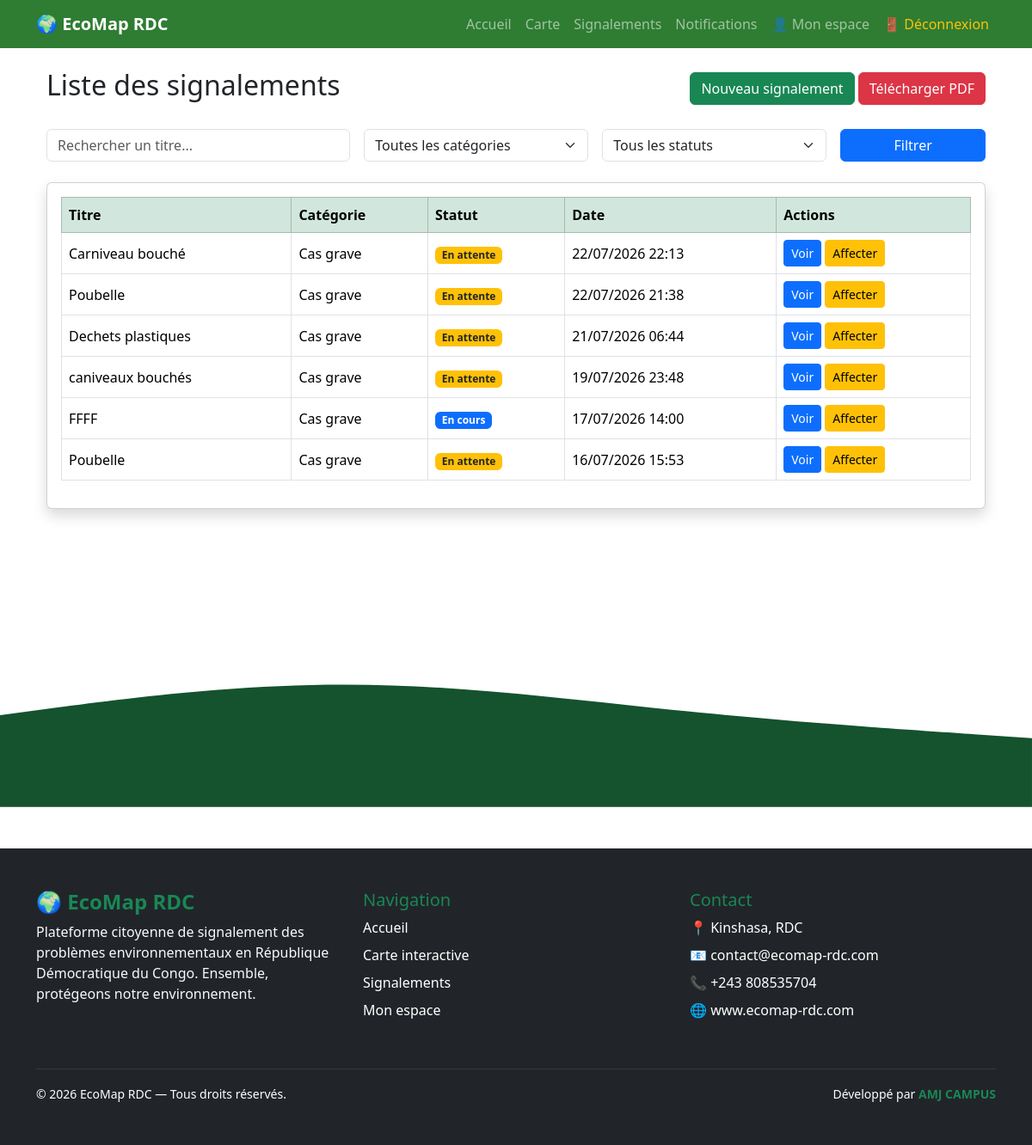
Screenshot of /signalements/ (signed in) with the database file from the repository.
### signalements/models.py (models this page shows, shortened)
class Signalement(models.Model):
    class Statut(models.TextChoices):
        EN_ATTENTE = "EN_ATTENTE", "En attente"
        EN_COURS = "EN_COURS", "En cours"
        RESOLU = "RESOLU", "Résolu"
        REJETE = "REJETE", "Rejeté"
    utilisateur = models.ForeignKey(
        settings.AUTH_USER_MODEL,
        on_delete=models.CASCADE,
        related_name="signalements"
    )
    categorie = models.ForeignKey(
        CategorieSignalement,
        on_delete=models.PROTECT,
        related_name="signalements"
    )
    lieu = models.ForeignKey(
        Lieu,
        on_delete=models.PROTECT,
        related_name="signalements"
    )
    titre = models.CharField(max_length=200)
    description = models.TextField()
    latitude = models.DecimalField(
        max_digits=9,
        decimal_places=6,
        null=True,
        blank=True
    )
    longitude = models.DecimalField(
        max_digits=9,
        decimal_places=6,
        null=True,
        blank=True
    )
    statut = models.CharField(
        max_length=20,
        choices=Statut.choices,
        default=Statut.EN_ATTENTE
    )
    date_signalement = models.DateTimeField(auto_now_add=True)
    date_modification = models.DateTimeField(auto_now=True)
    class Meta:
        verbose_name = "Signalement"
        verbose_name_plural = "Signalements"
        ordering = ["-date_signalement"]

class CategorieSignalement(models.Model):
    nom = models.CharField(max_length=100, unique=True)
    description = models.TextField(blank=True)
    class Meta:
        verbose_name = "Catégorie de signalement"
        verbose_name_plural = "Catégories de signalement"
        ordering = ["nom"]

### signalements/views.py (the view, shortened to what this page needs)
@login_required
def liste_signalements(request):
    if request.user.is_staff:
        signalements = Signalement.objects.select_related(
            "categorie",
            "utilisateur",
            "lieu"
        ).order_by("-date_signalement")
    categorie = request.GET.get("categorie")
    statut = request.GET.get("statut")
    recherche = request.GET.get("q")
    if categorie:
        signalements = signalements.filter(
            categorie_id=categorie
        )
    if statut:
        signalements = signalements.filter(
            statut=statut
        )
    if recherche:
        signalements = signalements.filter(
            titre__icontains=recherche
        )
    categories = CategorieSignalement.objects.all()
    return render(
        request,
        "signalements/liste.html",
        {
            "signalements": signalements,
            "categories": categories,
            "statut_choices": Signalement.Statut.choices,
        }
    )

### signalements/templates/signalements/liste.html (shortened to what this page needs)
{% extends "base.html" %}
{% block content %}
<div class="container mt-4">
    <div class="d-flex justify-content-between align-items-center mb-4">
        <h2>Liste des signalements</h2>
        <div>
            <a href="{% url 'ajouter_signalement' %}"
               class="btn btn-success">
                Nouveau signalement
            </a>
            <a href="{% url 'export_pdf' %}"
               class="btn btn-danger">
                Télécharger PDF
            </a>
        </div>
    </div>
    <form method="get" class="row g-3 mb-4">
        <div class="col-md-4">
            <input
                type="text"
                name="q"
                class="form-control"
                placeholder="Rechercher un titre..."
                value="{{ request.GET.q }}">
        </div>
        <div class="col-md-3">
            <select
                name="categorie"
                class="form-select">
                <option value="">
                    Toutes les catégories
                </option>
            </select>
        </div>
        <div class="col-md-3">
            <select
                name="statut"
                class="form-select">
                <option value="">
                    Tous les statuts
                </option>
            </select>
        </div>
        <div class="col-md-2">
            <button
                type="submit"
                class="btn btn-primary w-100">
                Filtrer
            </button>
        </div>
    </form>
    <div class="card shadow">
        <div class="card-body">
            <table class="table table-bordered table-hover align-middle">
                <thead class="table-success">
                    <tr>
                        <th>Titre</th>
                        <th>Catégorie</th>
                        <th>Statut</th>
                        <th>Date</th>
                        <th>Actions</th>
                    </tr>
                </thead>
                <tbody>
                    {% for signalement in signalements %}
                    <tr>
                        <td>{{ signalement.titre }}</td>
                        <td>{{ signalement.categorie.nom }}</td>
                        <td>
                            {% if signalement.statut == "EN_ATTENTE" %}
                                <span class="badge bg-warning text-dark">
                                    {{ signalement.get_statut_display }}
                                </span>
                            {% elif signalement.statut == "EN_COURS" %}
                                <span class="badge bg-primary">
                                    {{ signalement.get_statut_display }}
                                </span>
                            {% elif signalement.statut == "RESOLU" %}
                                <span class="badge bg-success">
                                    {{ signalement.get_statut_display }}
                                </span>
                            {% else %}
                                <span class="badge bg-danger">
                                    {{ signalement.get_statut_display }}
                                </span>
                            {% endif %}
                        </td>
                        <td>
                            {{ signalement.date_signalement|date:"d/m/Y H:i" }}
                        </td>
                        <td>
                            <a href="{% url 'detail_signalement' signalement.id %}"
                               class="btn btn-primary btn-sm">
                                Voir
                            </a>
                            {% if request.user.is_staff %}
                                {% if not signalement.affectation %}
                                <a href="{% url 'creer_affectation' signalement.id %}"
                                   class="btn btn-warning btn-sm">
                                    Affecter
                                </a>
                                {% endif %}
                            {% endif %}
                        </td>
                    </tr>
                    {% empty %}
                    <tr>
                        <td colspan="5" class="text-center">
                            Aucun signalement trouvé.
                        </td>
                    </tr>
                    {% endfor %}
                </tbody>
            </table>
        </div>
    </div>
</div>
{% endblock %}

### rows the page displays
Signalement: titre "Carniveau bouché", categorie.nom "Cas grave", statut "En attente", date_signalement "22/07/2026 22:13", shows "Affecter"
Signalement: titre "Poubelle", categorie.nom "Cas grave", statut "En attente", date_signalement "22/07/2026 21:38", shows "Affecter"
Signalement: titre "Dechets plastiques", categorie.nom "Cas grave", statut "En attente", date_signalement "21/07/2026 06:44", shows "Affecter"
Signalement: titre "caniveaux bouchés", categorie.nom "Cas grave", statut "En attente", date_signalement "19/07/2026 23:48", shows "Affecter"
Signalement: titre "FFFF", categorie.nom "Cas grave", statut "En cours", date_signalement "17/07/2026 14:00", shows "Affecter"
Signalement: titre "Poubelle", categorie.nom "Cas grave", statut "En attente", date_signalement "16/07/2026 15:53", shows "Affecter"
